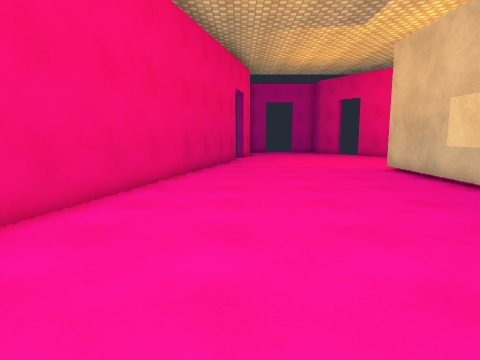
view 1 (above)

16 first-person views from a walk through a Unity game level. The camera is 1.4 m above the floor, tilts 8° down and sees 75° across. The floor is counted in squares, 1 m on a side. Each view is taken from the middle of a square. On the plan, view 1 faces up. The plan holds only what a view shows up to about 14 squares ahead; the rest is blank. The place goes on beyond the plan. The player character is not drawn. Some surface patterns are stand-ins.

view 2
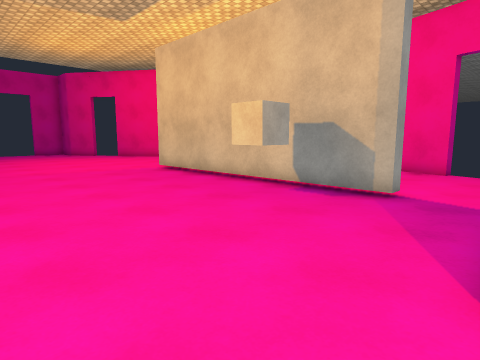

view 3
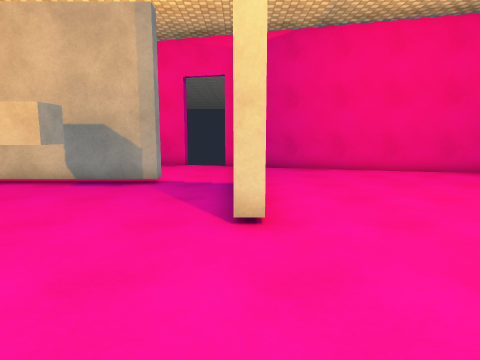

view 4
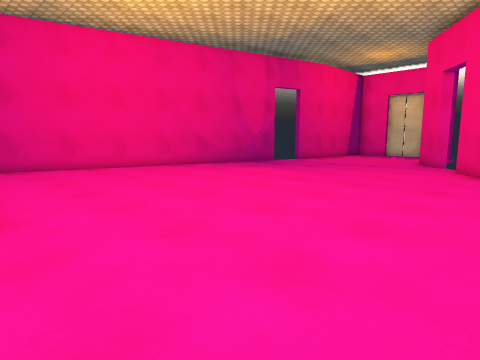

view 5
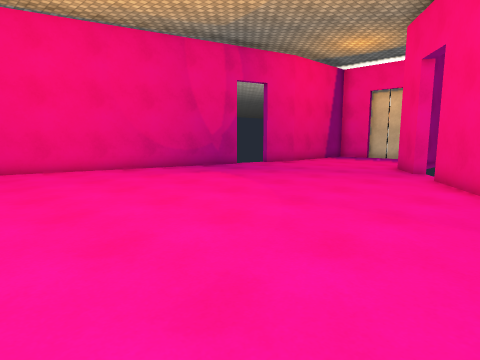

view 6
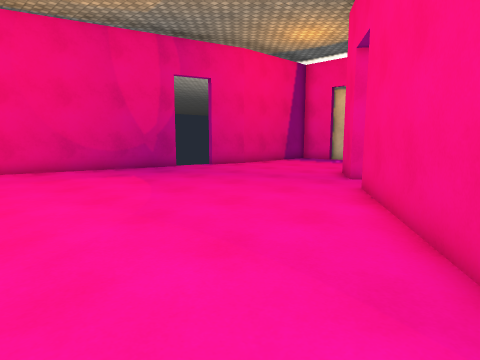

view 7
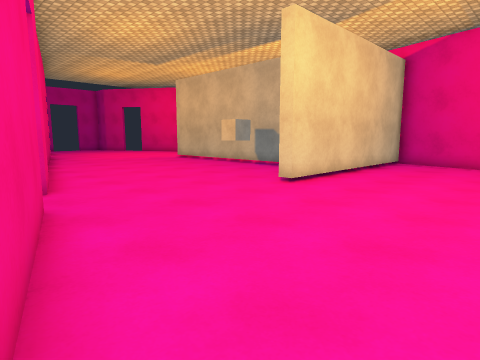

view 8
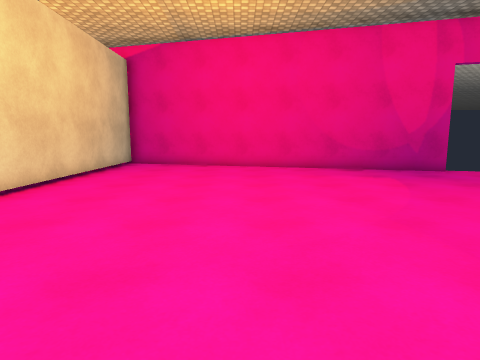

view 9
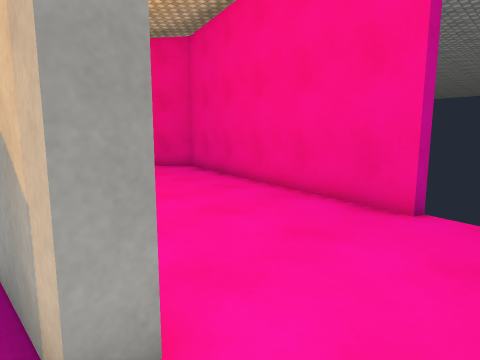

view 10
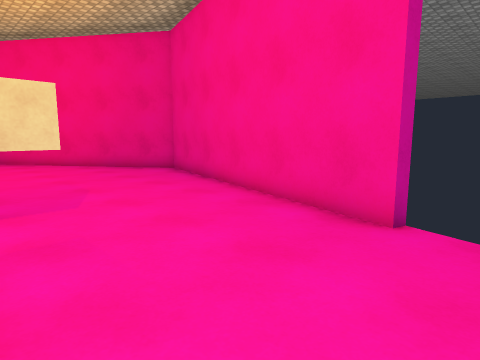

view 11
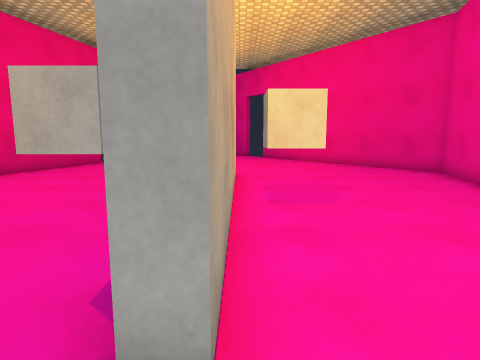

view 12
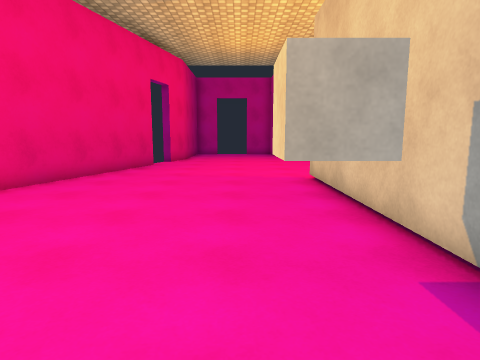

view 13
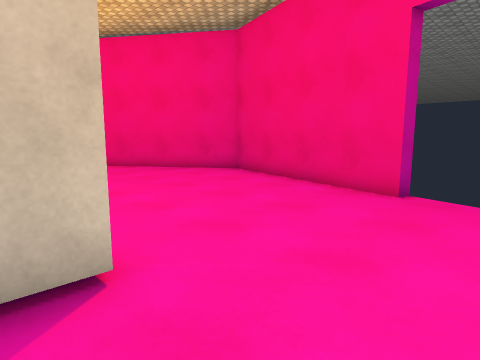

view 14
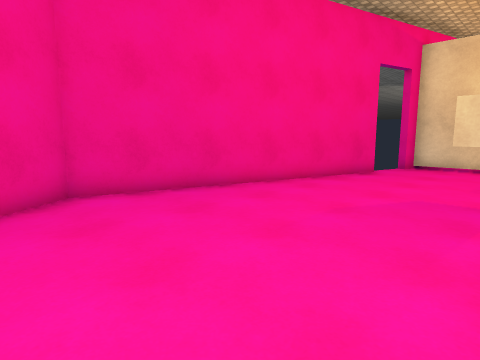

view 15
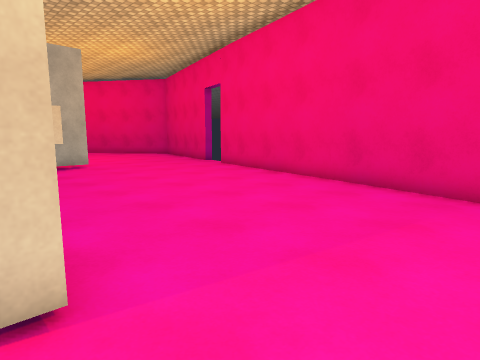

view 16
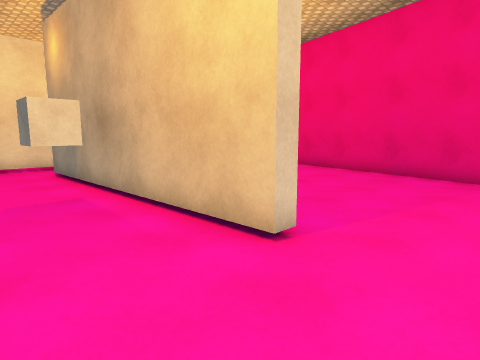

### Floor plan
Points are (right, up) in squares from view 1. A wall is a line through its corners. A room is listed if a view was taken in it or the views show most of it. See-through windows are left out.
Room 1 (views 1, 2, 3, 4, 5, 6, 7, 8, 9, 10, 11, 12, 13, 14, 15, 16)
walls: (6.1, 1.1) (11.3, 1.1) (11.4, 1.7); (6.4, 3.5) (6.4, 13.5) (6.8, 13.5) (6.8, 3.5) (6.4, 3.5); (9.1, 0.6) (1.8, 0.6) (1.8, 1.1) (3.2, 1.1); (11.9, 3.6) (14.7, 13.9) (13, 16.2); (-3.6, 5.3) (-4, 3.5); (-5, 1.7) (-4.6, 1.6) (-5.1, -0.2); (-5.2, 0) (-6.7, -5.6) (-1.4, -13.2); (-0.7, 16.6) (-3.8, 5.2); (7.4, -13.3) (10.9, 0); (-0.8, -15) (-0.4, -14.7) (0.2, -15.6)
ways out: gap at (8, -13)
objects: cube (5, 6); cube (8, 8)

Where each view was taken, in squares from view 1:
view 1: 0 up, 0 right, facing up
view 2: 1 up, 1 left, facing up-right
view 3: 1 up, 3 left, facing right
view 4: 1 up, 4 left, facing down-right
view 5: 2 down, 4 left, facing down-right
view 6: 5 down, 5 left, facing down-right
view 7: 5 down, 6 left, facing up-right
view 8: 5 down, 5 left, facing right
view 9: 2 up, 6 right, facing up-right
view 10: 2 up, 7 right, facing up-right
view 11: 2 up, 7 right, facing up
view 12: 3 up, 4 right, facing up
view 13: 4 up, 3 right, facing down-left
view 14: 16 up, 7 right, facing down-right
view 15: 16 up, 7 right, facing down-left
view 16: 16 up, 10 right, facing down-left
